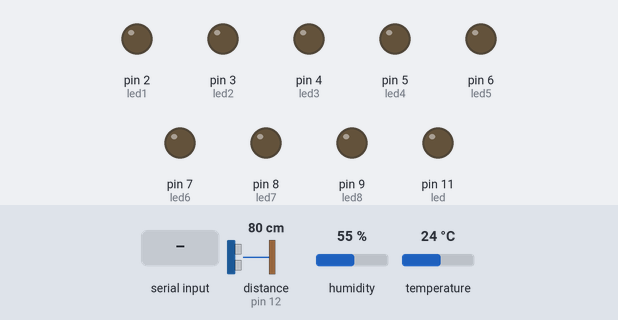
The sketch below on a simulated Arduino Uno, built with avr-gcc and run on an emulated ATmega328P. Parts: output pins drawn as LEDs (lit = HIGH). Wiring (inferred from the names in the program): ultrasonic range finder: trigger pin 13; echo pin 12. Inputs (shaded band) come from the test bench; at power-on: distance to the obstacle (sensor on pin 12) 80 cm, humidity 55 %, temperature 24 °C. The echo pulse lasts 58.3 µs per cm; pins used as bus, display or sensor lines are not drawn.

Above: at 1.2 s.
1.3 s: distance to the obstacle (sensor on pin 12) set to 19 cm
4.2 s: distance to the obstacle (sensor on pin 12) set to 15 cm
At 6.5 s:
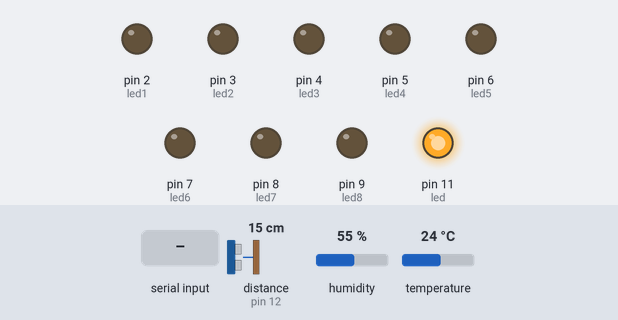
7.5 s: "A" received over Serial
At 8.6 s:
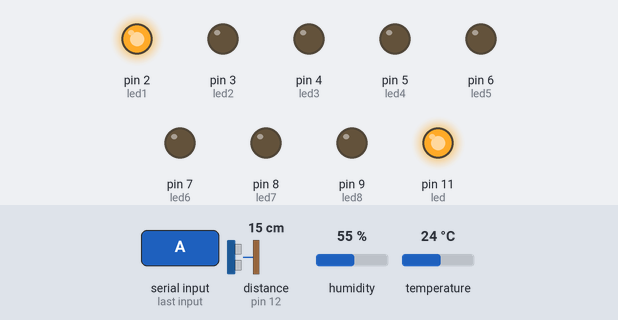
9.0 s: byte 75 ('K') received over Serial
At 9.5 s:
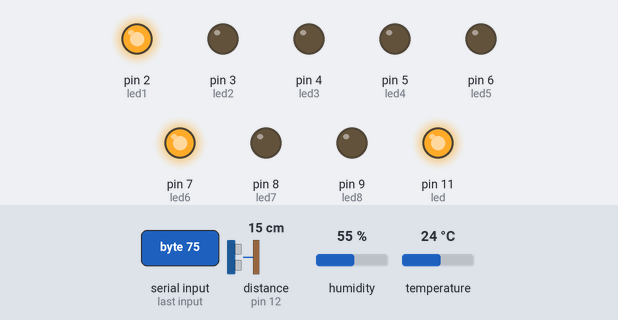
10.6 s: byte 77 ('M') received over Serial
At 11.8 s:
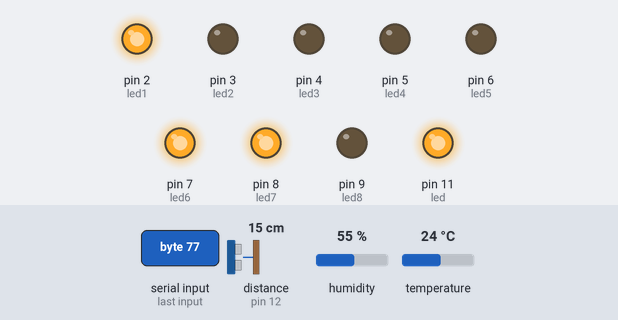
12.1 s: byte 76 ('L') received over Serial
At 12.8 s:
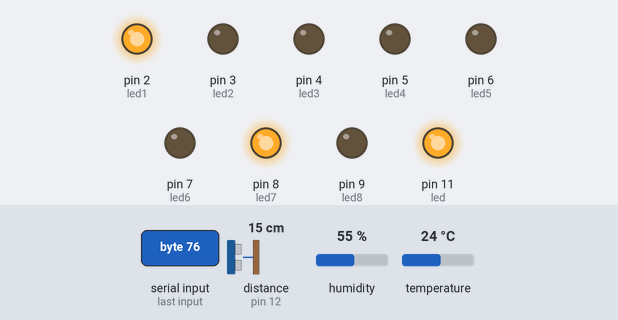
Timing chart, 0 to 14.6 s (numbered marks = the images above; inputs shaded):
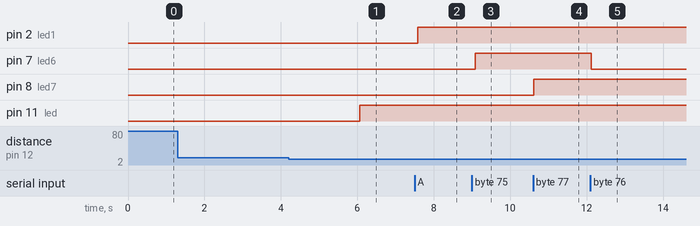

Measured:
- the behaviour switches between 17 and 16 cm on distance to the obstacle (sensor on pin 12) (found by bisection; images 0 and 1)
- after the input at 1.3 s, every drawn part: stays the same
- after the input at 4.2 s, pin 11 (led): LOW → HIGH after 1.9 s
- after the input at 7.5 s, pin 2 (led1): LOW → HIGH after 0.09 s
- after the input at 9.0 s, pin 7 (led6): LOW → HIGH after 0.09 s
- after the input at 10.6 s, pin 8 (led7): LOW → HIGH at once
- after the input at 12.1 s, pin 7 (led6): HIGH → LOW at once

The sketch:

BluetoothSensoresUltrasonicoDHT11Leds.ino
```cpp
//bluetooth
#include <SoftwareSerial.h>
//dht
#include <DHT.h>
#include <DHT_U.h>

//bluetooth
SoftwareSerial bt(0, 1);
//leds
int led1 = 2;
int led2 = 3;
int led3 = 4;
int led4 = 5;
int led5 = 6;
int led6 = 7;
int led7 = 8;
int led8 = 9;
//ultrasonico
int trig = 13;
int echo = 12;
int led = 11;
int duration;
int distance;
//dht
#define Type DHT11 //tipo de sensor (sin ";")
int dhtPin = 10; //pin en el arduino del sensor
DHT HT(dhtPin, Type); //forma de lectura
int humidity; //tempreatura y humedad se lee en float
float tempC;
float tempF;
int dt (1000);
//bluetooth
char val;

void setup() {
  //bluetooth
  bt.begin(38400);
  Serial.begin(9600);
  //leds
  pinMode(led1, OUTPUT);
  pinMode(led2, OUTPUT);
  pinMode(led3, OUTPUT);
  pinMode(led4, OUTPUT);
  pinMode(led5, OUTPUT);
  pinMode(led6, OUTPUT);
  pinMode(led7, OUTPUT);
  pinMode(led8, OUTPUT);
  //ultrasonico
  pinMode(trig, OUTPUT);
  pinMode(echo, INPUT);
  pinMode(led, OUTPUT);
  //dht
  HT.begin(); //inicializar el sensor
}

void loop() {
  //bluetooth leds
  if(Serial.available())
    val = Serial.read();
  switch(val){
    //led1
    case 'A':
    digitalWrite(led1, HIGH);
    break;
    case 'B':
    digitalWrite(led1, LOW);
    break;
    //led2
    case 'C':
    digitalWrite(led2, HIGH);
    break;
    case 'D':
    digitalWrite(led2, LOW);
    break;
    //led3
    case 'E':
    digitalWrite(led3, HIGH);
    break;
    case 'F':
    digitalWrite(led3, LOW);
    break;
    //led4
    case 'G':
    digitalWrite(led4, HIGH);
    break;
    case 'H':
    digitalWrite(led4, LOW);
    break;
    //led5
    case 'I':
    digitalWrite(led5, HIGH);
    break;
    case 'J':
    digitalWrite(led5, LOW);
    break;
    //led6
    case 'K':
    digitalWrite(led6, HIGH);
    break;
    case 'L':
    digitalWrite(led6, LOW);
    break;
    //led7
    case 'M':
    digitalWrite(led7, HIGH);
    break;
    case 'N':
    digitalWrite(led7, LOW);
    break;
    //led8
    case 'O':
    digitalWrite(led8, HIGH);
    break;
    case 'P':
    digitalWrite(led8, LOW);
    break;
  }
  //dht
  humidity = HT.readHumidity();
  tempC = HT.readTemperature();
  tempF = HT.readTemperature(true);
  delay(dt);
  //ultrasonico
  digitalWrite(trig, HIGH);
  delay(1);
  digitalWrite(trig, LOW);
  duration = pulseIn(echo, HIGH);
  distance = duration / 58.2;
  if(Serial.available())
    val = Serial.read();
  //X es de la pantalla de cameras
  if(val == 'X'){
    Serial.print("Distancia del objeto más cercano: ");
    Serial.print(distance);
    Serial.println("cm");
  }
  //Y es de la pantalla de thermostate
  if(val == 'Y'){
    Serial.print("Humedad Relativa: ");
    Serial.print(humidity);
    Serial.println("%");
    Serial.print("Temperatura: ");
    Serial.print(tempC);
    Serial.print("ºC / ");
    Serial.print(tempF);
    Serial.println("°F");
  }
  delay(500);
  if(distance <= 15 && distance >= 0){
    digitalWrite(led, HIGH);
  }else if(distance > 15){
    digitalWrite(led, LOW);
  }
}
```
